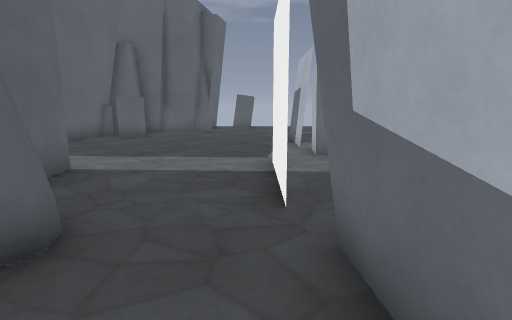
view 1 (above)

16 first-person views from a walk through a 3-D level made in the Godot game engine. The camera is 1.4 m above the floor, tilts 10° down and sees 80° across. The floor is counted in squares, 1.11 m on a side. Each view is taken from the middle of a square. On the plan, view 1 faces up. The plan holds only what a view shows up to about 14 squares ahead; the rest is blank. Surface patterns are stand-ins for the level's own textures.

view 2
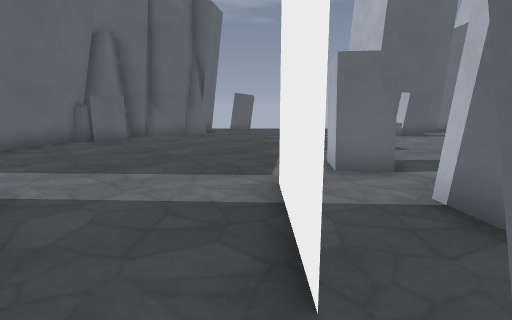

view 3
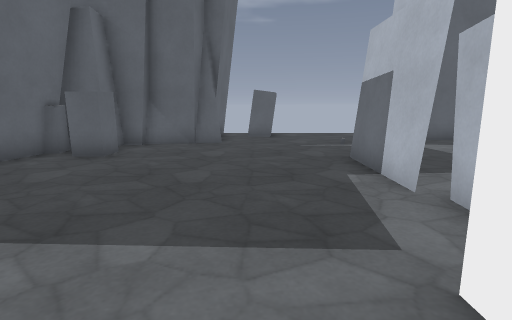

view 4
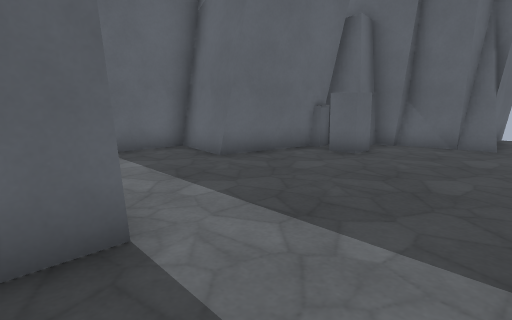

view 5
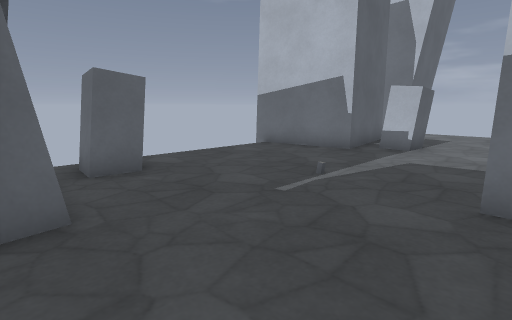

view 6
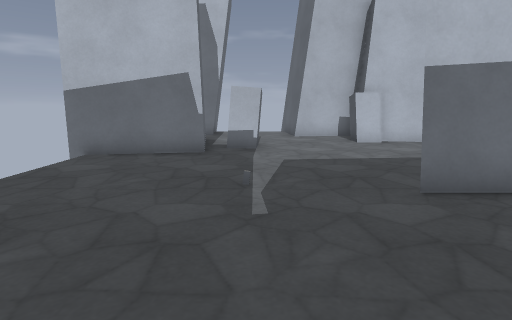

view 7
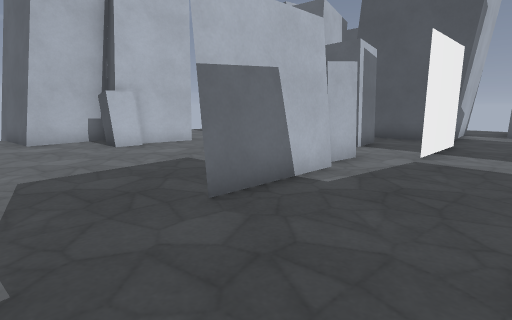

view 8
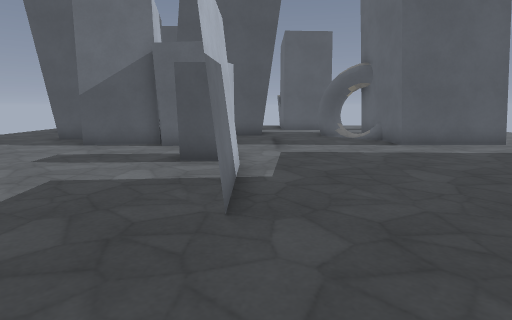

view 9
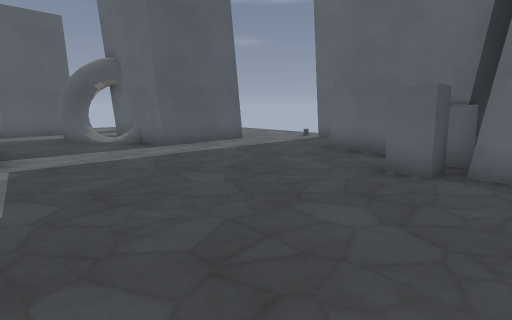

view 10
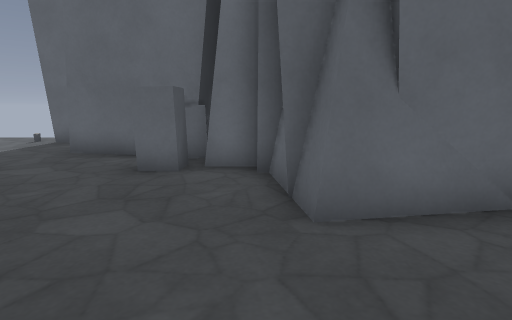

view 11
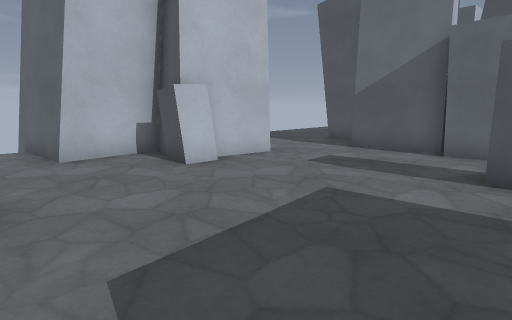

view 12
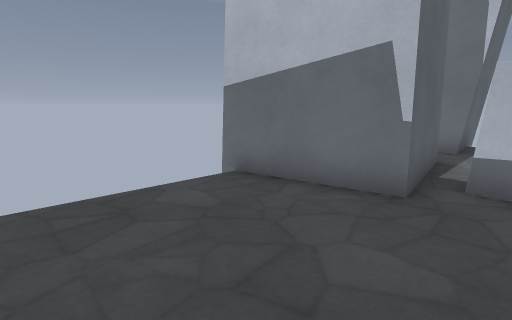

view 13
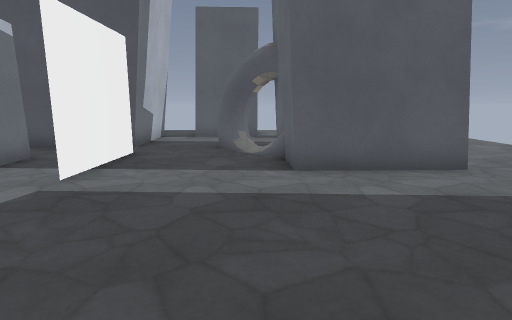

view 14
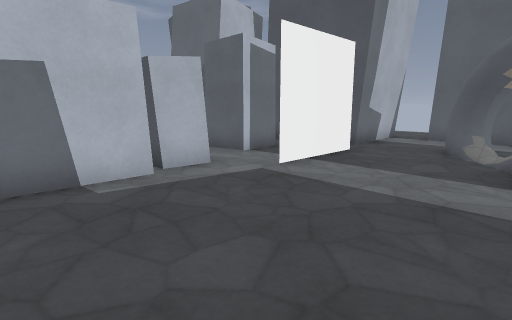

view 15
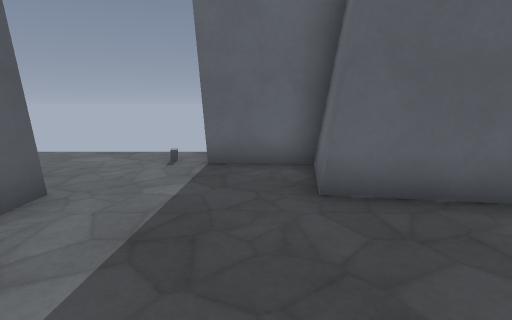

view 16
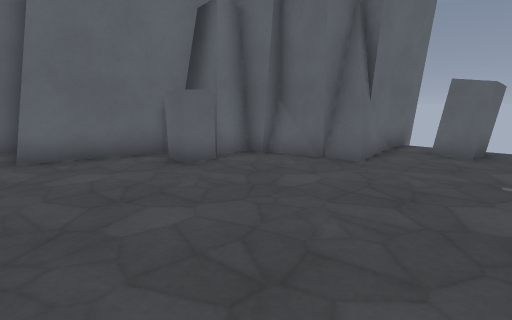

### Floor plan
Points are (right, up) in squares from view 1. A wall is a line through its corners. A room is listed if a view was taken in it or the views show most of it. See-through windows are left out.
Room 1 (views 1, 2)
walls: (-1.8, 2.8) (-1.8, 2); (-2.2, 3.1) (-1.7, 2.2); (-3.2, -0.7) (-0.5, -0.7) (-0.5, -2); (0.9, -1.3) (0.6, 2.7)
ways out: opening at (-0.5, 2.5) to room 2; opening at (-2.5, 0.5); opening at (0, -2)
Room 2 (views 3, 4, 5, 6, 7, 8, 9, 10, 11, 12, 13, 14, 15, 16)
walls: (1.6, 9.1) (2.8, 9); (2.7, 7.9) (1.5, 8) (1.5, 12.6); (7.8, 10.6) (7.9, 11.5) (8.9, 11.4); (4.3, 5.6) (6.7, 6); (-2.4, 15.7) (-3, 15.6) (-3.1, 15.4) (-4.6, 15.6) (-4.6, 15) (-5.5, 15.1) (-5.5, 14); (7.9, 8.4) (8.3, 10.5); (7.3, 14.8) (6.3, 14.8) (6.3, 15.9); (2.7, 4.4) (2.5, 6.2) (4.2, 6.3); (-3.7, 15.5) (-4.6, 15.4); (-5.7, 13.5) (-4.9, 13.5) (-4.9, 12.7) (-5.7, 12.7); (10.1, 10.8) (9.9, 13.2) (13.1, 13.5); (-0.1, 18.9) (-0.2, 17.8) (-1.2, 17.9) (-1.1, 19); (-4.8, 15.6) (-4.8, 14.9); (0.6, 2.7) (4.1, 2.9); (-2.7, 18.2) (-2.4, 16.3); (-6.4, 13.6) (-6.3, 13.2) (-6.7, 13.1); (-6.5, 13.6) (-7.1, 10.1) (-9.6, 10.5) (-9.7, 7.8); (-2.4, 2.9) (-1.8, 2.6); (9, 17) (5.5, 16.5) (4.9, 19.9); (-2.6, 2.6) (-2, 2.6); (-2.7, 2.5) (-2.4, 2.7) (-2, 2.4); (-2.4, 19.9) (-2.5, 16.5); (-7.3, 5.9) (-3.7, 6) (-3.6, 2.4); (13.9, 17.1) (10.7, 16.8)
low walls: (-2.4, 3.2) (-1.8, 2.8)
ways out: opening at (-0.5, 2.5) to room 1; opening at (-9, 7); opening at (7.5, 7.5); opening at (10, 17); gap at (-1, 19); gap at (7, 16)
objects: mirror (0, 4) to (0, 6)

Where each view was taken, in squares from view 1:
view 1: 0 up, 0 right, facing up
view 2: 2 up, 0 right, facing up
view 3: 5 up, 1 left, facing up
view 4: 5 up, 1 left, facing up-left
view 5: 12 up, 3 left, facing up-right
view 6: 15 up, 3 left, facing right
view 7: 15 up, 2 left, facing down-right
view 8: 16 up, 1 right, facing down
view 9: 15 up, 1 right, facing down-left
view 10: 15 up, 1 right, facing left
view 11: 15 up, 2 right, facing down-right
view 12: 15 up, 1 right, facing up-right
view 13: 12 up, 3 left, facing down
view 14: 12 up, 4 left, facing down-right
view 15: 9 up, 3 left, facing left
view 16: 9 up, 1 right, facing up-left
